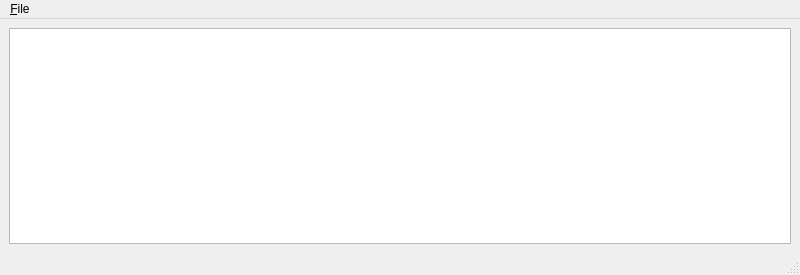
<?xml version="1.0" encoding="UTF-8"?>
<ui version="4.0">
 <class>MainWindow</class>
 <widget class="QMainWindow" name="MainWindow">
  <property name="geometry">
   <rect>
    <x>0</x>
    <y>0</y>
    <width>800</width>
    <height>275</height>
   </rect>
  </property>
  <property name="windowTitle">
   <string>MainWindow</string>
  </property>
  <widget class="QWidget" name="centralwidget">
   <layout class="QVBoxLayout" name="verticalLayout">
    <item>
     <widget class="QTreeView" name="directory_treeView"/>
    </item>
   </layout>
  </widget>
  <widget class="QMenuBar" name="menubar">
   <property name="geometry">
    <rect>
     <x>0</x>
     <y>0</y>
     <width>800</width>
     <height>33</height>
    </rect>
   </property>
   <widget class="QMenu" name="menu_File">
    <property name="title">
     <string>&amp;File</string>
    </property>
    <addaction name="action_New"/>
    <addaction name="action_Open"/>
    <addaction name="action_Save"/>
    <addaction name="action_Exit"/>
   </widget>
   <addaction name="menu_File"/>
  </widget>
  <widget class="QStatusBar" name="statusbar"/>
  <action name="action_New">
   <property name="text">
    <string>&amp;New</string>
   </property>
  </action>
  <action name="action_Open">
   <property name="text">
    <string>&amp;Open</string>
   </property>
  </action>
  <action name="action_Save">
   <property name="text">
    <string>&amp;Save</string>
   </property>
  </action>
  <action name="action_Exit">
   <property name="text">
    <string>&amp;Exit</string>
   </property>
  </action>
 </widget>
 <resources/>
 <connections/>
</ui>
